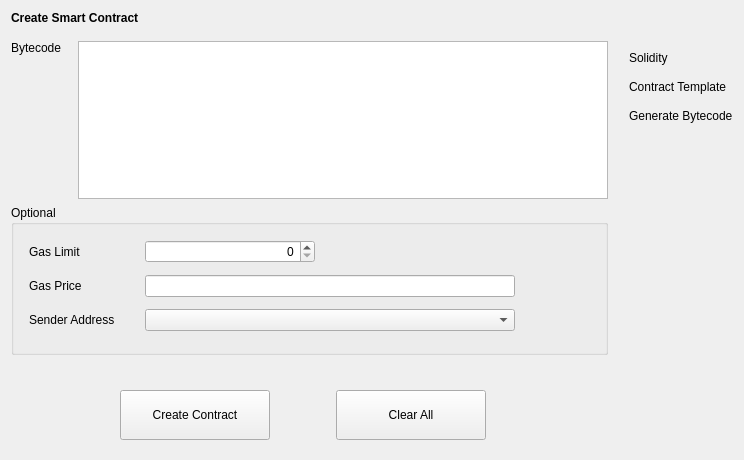
<?xml version="1.0" encoding="UTF-8"?>
<ui version="4.0">
 <class>CreateContract</class>
 <widget class="QWidget" name="CreateContract">
  <property name="geometry">
   <rect>
    <x>0</x>
    <y>0</y>
    <width>744</width>
    <height>460</height>
   </rect>
  </property>
  <property name="windowTitle">
   <string>Form</string>
  </property>
  <layout class="QVBoxLayout" name="verticalLayout_7" stretch="0,0,0,0">
   <property name="topMargin">
    <number>11</number>
   </property>
   <item>
    <widget class="QLabel" name="labelTitle">
     <property name="font">
      <font>
       <weight>75</weight>
       <bold>true</bold>
      </font>
     </property>
     <property name="text">
      <string>Create Smart Contract</string>
     </property>
    </widget>
   </item>
   <item>
    <spacer name="verticalSpacer_5">
     <property name="orientation">
      <enum>Qt::Vertical</enum>
     </property>
     <property name="sizeType">
      <enum>QSizePolicy::Fixed</enum>
     </property>
     <property name="sizeHint" stdset="0">
      <size>
       <width>20</width>
       <height>10</height>
      </size>
     </property>
    </spacer>
   </item>
   <item>
    <layout class="QHBoxLayout" name="horizontalLayout_5">
     <item>
      <layout class="QVBoxLayout" name="verticalLayout_3">
       <item>
        <layout class="QHBoxLayout" name="horizontalLayout_2">
         <item>
          <layout class="QVBoxLayout" name="verticalLayout_6">
           <item>
            <widget class="QLabel" name="labelBytecode">
             <property name="text">
              <string>Bytecode</string>
             </property>
            </widget>
           </item>
           <item>
            <spacer name="verticalSpacer">
             <property name="orientation">
              <enum>Qt::Vertical</enum>
             </property>
             <property name="sizeHint" stdset="0">
              <size>
               <width>20</width>
               <height>40</height>
              </size>
             </property>
            </spacer>
           </item>
          </layout>
         </item>
         <item>
          <spacer name="horizontalSpacer_4">
           <property name="orientation">
            <enum>Qt::Horizontal</enum>
           </property>
           <property name="sizeType">
            <enum>QSizePolicy::Fixed</enum>
           </property>
           <property name="sizeHint" stdset="0">
            <size>
             <width>10</width>
             <height>20</height>
            </size>
           </property>
          </spacer>
         </item>
         <item>
          <widget class="QTextEdit" name="textEditBytecode"/>
         </item>
        </layout>
       </item>
       <item>
        <widget class="QGroupBox" name="groupBoxOptional">
         <property name="title">
          <string>Optional</string>
         </property>
         <layout class="QGridLayout" name="gridLayout_2">
          <property name="leftMargin">
           <number>15</number>
          </property>
          <property name="topMargin">
           <number>15</number>
          </property>
          <property name="horizontalSpacing">
           <number>30</number>
          </property>
          <property name="verticalSpacing">
           <number>12</number>
          </property>
          <item row="1" column="0">
           <widget class="QLabel" name="labelGasPrice">
            <property name="text">
             <string>Gas Price</string>
            </property>
           </widget>
          </item>
          <item row="0" column="0">
           <widget class="QLabel" name="labelGasLimit">
            <property name="text">
             <string>Gas Limit</string>
            </property>
           </widget>
          </item>
          <item row="1" column="1">
           <widget class="BitcoinAmountField" name="lineEditGasPrice"/>
          </item>
          <item row="2" column="0">
           <widget class="QLabel" name="labelSenderAddress">
            <property name="text">
             <string>Sender Address</string>
            </property>
           </widget>
          </item>
          <item row="2" column="1">
           <widget class="AddressField" name="lineEditSenderAddress">
            <property name="minimumSize">
             <size>
              <width>370</width>
              <height>0</height>
             </size>
            </property>
            <property name="maximumSize">
             <size>
              <width>370</width>
              <height>16777215</height>
             </size>
            </property>
           </widget>
          </item>
          <item row="0" column="2" rowspan="4">
           <spacer name="horizontalSpacer_5">
            <property name="orientation">
             <enum>Qt::Horizontal</enum>
            </property>
            <property name="sizeHint" stdset="0">
             <size>
              <width>40</width>
              <height>20</height>
             </size>
            </property>
           </spacer>
          </item>
          <item row="0" column="1">
           <widget class="QSpinBox" name="lineEditGasLimit">
            <property name="maximumSize">
             <size>
              <width>170</width>
              <height>16777215</height>
             </size>
            </property>
            <property name="alignment">
             <set>Qt::AlignRight|Qt::AlignTrailing|Qt::AlignVCenter</set>
            </property>
           </widget>
          </item>
         </layout>
         <zorder>labelGasLimit</zorder>
         <zorder>labelGasPrice</zorder>
         <zorder>labelSenderAddress</zorder>
         <zorder>lineEditGasLimit</zorder>
         <zorder>lineEditGasPrice</zorder>
         <zorder>lineEditSenderAddress</zorder>
        </widget>
       </item>
       <item>
        <spacer name="verticalSpacer_2">
         <property name="orientation">
          <enum>Qt::Vertical</enum>
         </property>
         <property name="sizeType">
          <enum>QSizePolicy::Fixed</enum>
         </property>
         <property name="sizeHint" stdset="0">
          <size>
           <width>20</width>
           <height>20</height>
          </size>
         </property>
        </spacer>
       </item>
      </layout>
     </item>
     <item>
      <layout class="QVBoxLayout" name="verticalLayout_4">
       <property name="spacing">
        <number>15</number>
       </property>
       <property name="leftMargin">
        <number>15</number>
       </property>
       <item>
        <spacer name="verticalSpacer_4">
         <property name="orientation">
          <enum>Qt::Vertical</enum>
         </property>
         <property name="sizeType">
          <enum>QSizePolicy::Fixed</enum>
         </property>
         <property name="sizeHint" stdset="0">
          <size>
           <width>20</width>
           <height>10</height>
          </size>
         </property>
        </spacer>
       </item>
       <item>
        <widget class="QLabel" name="labelSolidity">
         <property name="text">
          <string>Solidity</string>
         </property>
        </widget>
       </item>
       <item>
        <widget class="QLabel" name="labelContractTemplate">
         <property name="text">
          <string>Contract Template</string>
         </property>
        </widget>
       </item>
       <item>
        <widget class="QLabel" name="labelGenerateBytecode">
         <property name="text">
          <string>Generate Bytecode</string>
         </property>
        </widget>
       </item>
       <item>
        <spacer name="verticalSpacer_3">
         <property name="orientation">
          <enum>Qt::Vertical</enum>
         </property>
         <property name="sizeHint" stdset="0">
          <size>
           <width>20</width>
           <height>40</height>
          </size>
         </property>
        </spacer>
       </item>
      </layout>
     </item>
    </layout>
   </item>
   <item>
    <layout class="QHBoxLayout" name="horizontalLayout_3">
     <property name="leftMargin">
      <number>9</number>
     </property>
     <property name="topMargin">
      <number>9</number>
     </property>
     <property name="rightMargin">
      <number>9</number>
     </property>
     <property name="bottomMargin">
      <number>9</number>
     </property>
     <item>
      <spacer name="horizontalSpacer">
       <property name="orientation">
        <enum>Qt::Horizontal</enum>
       </property>
       <property name="sizeType">
        <enum>QSizePolicy::Fixed</enum>
       </property>
       <property name="sizeHint" stdset="0">
        <size>
         <width>100</width>
         <height>20</height>
        </size>
       </property>
      </spacer>
     </item>
     <item>
      <widget class="QPushButton" name="pushButtonCreateContract">
       <property name="minimumSize">
        <size>
         <width>150</width>
         <height>50</height>
        </size>
       </property>
       <property name="text">
        <string>Create Contract</string>
       </property>
      </widget>
     </item>
     <item>
      <spacer name="horizontalSpacer_3">
       <property name="orientation">
        <enum>Qt::Horizontal</enum>
       </property>
       <property name="sizeType">
        <enum>QSizePolicy::Fixed</enum>
       </property>
       <property name="sizeHint" stdset="0">
        <size>
         <width>60</width>
         <height>20</height>
        </size>
       </property>
      </spacer>
     </item>
     <item>
      <widget class="QPushButton" name="pushButtonClearAll">
       <property name="minimumSize">
        <size>
         <width>150</width>
         <height>50</height>
        </size>
       </property>
       <property name="text">
        <string>Clear All</string>
       </property>
      </widget>
     </item>
     <item>
      <spacer name="horizontalSpacer_2">
       <property name="orientation">
        <enum>Qt::Horizontal</enum>
       </property>
       <property name="sizeHint" stdset="0">
        <size>
         <width>40</width>
         <height>20</height>
        </size>
       </property>
      </spacer>
     </item>
    </layout>
   </item>
  </layout>
 </widget>
 <customwidgets>
  <customwidget>
   <class>BitcoinAmountField</class>
   <extends>QLineEdit</extends>
   <header>bitcoinamountfield.h</header>
   <container>1</container>
  </customwidget>
  <customwidget>
   <class>AddressField</class>
   <extends>QComboBox</extends>
   <header>addressfield.h</header>
  </customwidget>
 </customwidgets>
 <resources/>
 <connections/>
</ui>
